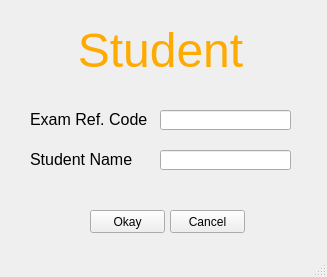
<?xml version="1.0" encoding="UTF-8"?>
<ui version="4.0">
 <class>MainWindow</class>
 <widget class="QMainWindow" name="MainWindow">
  <property name="geometry">
   <rect>
    <x>0</x>
    <y>0</y>
    <width>327</width>
    <height>277</height>
   </rect>
  </property>
  <property name="windowTitle">
   <string>Student Session</string>
  </property>
  <widget class="QWidget" name="centralwidget">
   <widget class="QLabel" name="label_3">
    <property name="geometry">
     <rect>
      <x>60</x>
      <y>20</y>
      <width>201</width>
      <height>61</height>
     </rect>
    </property>
    <property name="font">
     <font>
      <family>Ubuntu</family>
      <pointsize>20</pointsize>
     </font>
    </property>
    <property name="text">
     <string>&lt;html&gt;&lt;head/&gt;&lt;body&gt;&lt;p align=&quot;center&quot;&gt;&lt;span style=&quot; font-size:36pt; color:#ffaa00;&quot;&gt;Student&lt;/span&gt;&lt;/p&gt;&lt;/body&gt;&lt;/html&gt;</string>
    </property>
   </widget>
   <widget class="QLabel" name="label_4">
    <property name="geometry">
     <rect>
      <x>30</x>
      <y>110</y>
      <width>121</width>
      <height>20</height>
     </rect>
    </property>
    <property name="font">
     <font>
      <family>Ubuntu</family>
      <pointsize>12</pointsize>
     </font>
    </property>
    <property name="text">
     <string>&lt;html&gt;&lt;head/&gt;&lt;body&gt;&lt;p&gt;&lt;span style=&quot; color:#000000;&quot;&gt;Exam Ref. Code&lt;/span&gt;&lt;/p&gt;&lt;/body&gt;&lt;/html&gt;</string>
    </property>
   </widget>
   <widget class="QLineEdit" name="RefCode">
    <property name="geometry">
     <rect>
      <x>160</x>
      <y>110</y>
      <width>131</width>
      <height>20</height>
     </rect>
    </property>
   </widget>
   <widget class="QLabel" name="label_5">
    <property name="geometry">
     <rect>
      <x>30</x>
      <y>150</y>
      <width>121</width>
      <height>20</height>
     </rect>
    </property>
    <property name="font">
     <font>
      <family>Ubuntu</family>
      <pointsize>12</pointsize>
     </font>
    </property>
    <property name="text">
     <string>&lt;html&gt;&lt;head/&gt;&lt;body&gt;&lt;p&gt;&lt;span style=&quot; color:#000000;&quot;&gt;Student Name&lt;/span&gt;&lt;/p&gt;&lt;/body&gt;&lt;/html&gt;</string>
    </property>
   </widget>
   <widget class="QLineEdit" name="studentname">
    <property name="geometry">
     <rect>
      <x>160</x>
      <y>150</y>
      <width>131</width>
      <height>20</height>
     </rect>
    </property>
   </widget>
   <widget class="QPushButton" name="okayButton">
    <property name="geometry">
     <rect>
      <x>90</x>
      <y>210</y>
      <width>75</width>
      <height>23</height>
     </rect>
    </property>
    <property name="text">
     <string>Okay</string>
    </property>
   </widget>
   <widget class="QPushButton" name="cancelButton">
    <property name="geometry">
     <rect>
      <x>170</x>
      <y>210</y>
      <width>75</width>
      <height>23</height>
     </rect>
    </property>
    <property name="text">
     <string>Cancel</string>
    </property>
   </widget>
  </widget>
  <widget class="QStatusBar" name="statusbar"/>
 </widget>
 <resources>
  <include location="logo_stuff.qrc"/>
 </resources>
 <connections/>
</ui>
